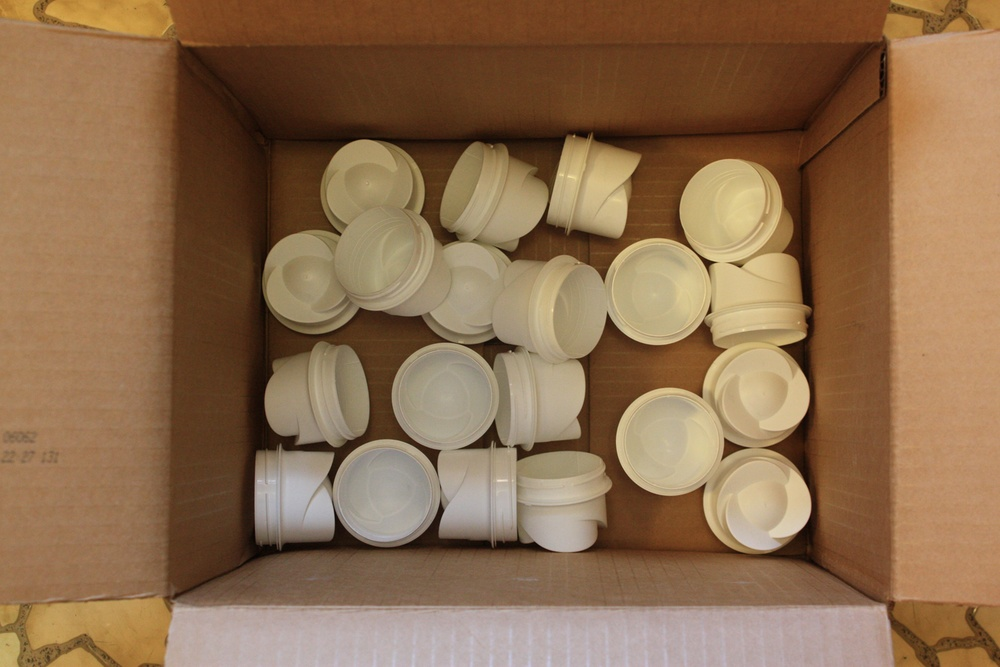
%> input picture Final/im3.jpg, 1000 x 667 px, shrunk from 1440 x 960 before the run
$ octave laplacian.m   (GNU Octave 9; MATLAB toolbox functions it lacks are replaced by stand-ins)
%> lines starting %> are read from the running program, lines starting %| are printed output that depends on the picture
name = 'im3';
I = imread([name '.jpg']);
%> I is the input picture: size 667x1000x3 uint8; mean R, G, B 140.8, 109, 78.6
figure(1);
imshow(I);
I_grey = rgb2gray(I);
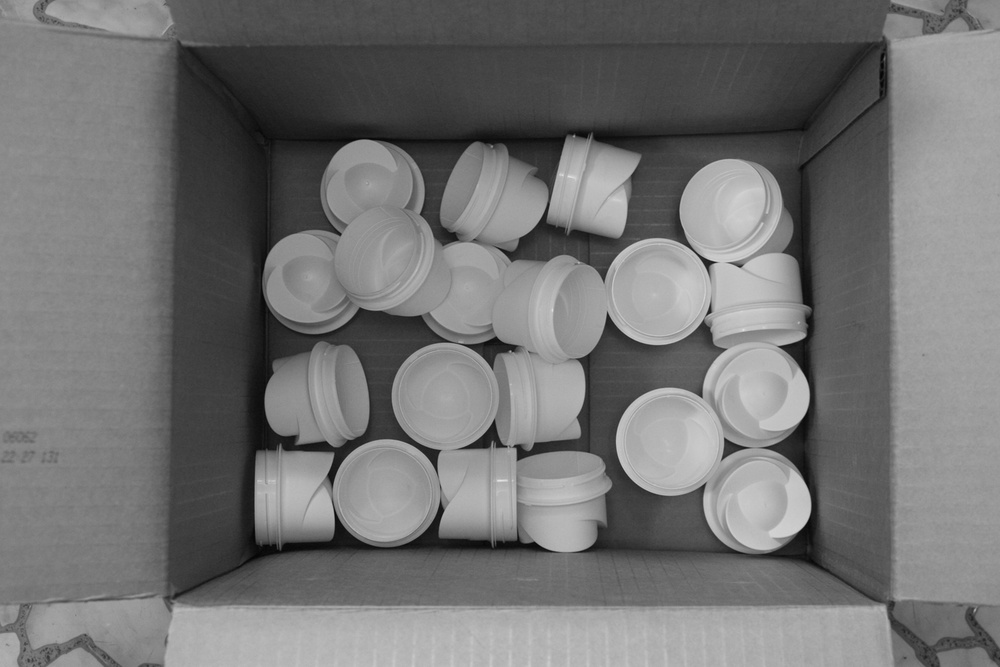
%> I_grey: size 667x1000 uint8; min 4, max 228, mean 115.1
figure(2);
imshow(I_grey);

h = fspecial('laplacian');
I_laplacian = imfilter(I,h);
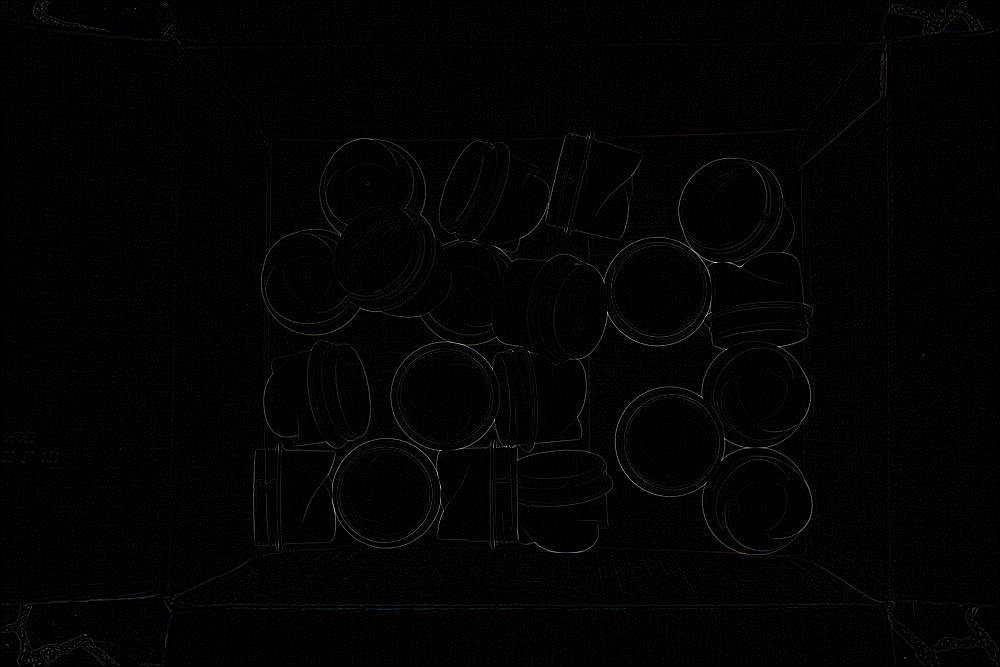
%> I_laplacian: size 667x1000x3 uint8; mean R, G, B 2.7, 2.6, 2.7
figure(3);
imshow(I_laplacian)
%imwrite(edges,[name '_edges.png']);

$ run again, with Final/im1.jpg copied over Final/im3.jpg
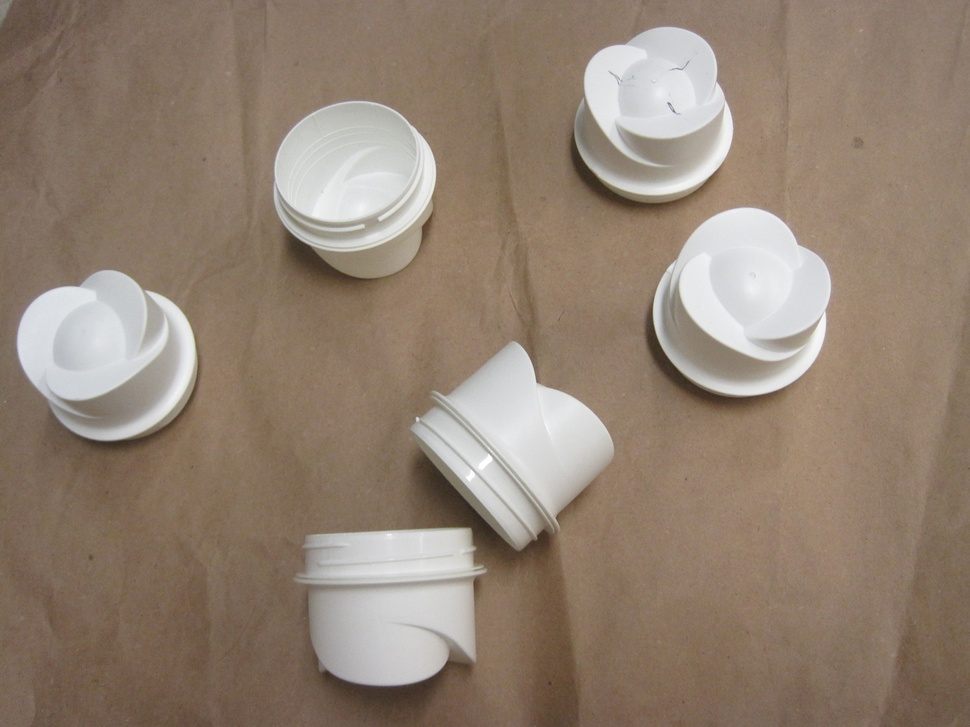
%> input picture Final/im1.jpg, 970 x 727 px, shrunk from 1440 x 1080 before the run
%> I is the input picture: size 727x970x3 uint8; mean R, G, B 146.8, 130, 114.6
%> `I_grey = rgb2gray(I);`:
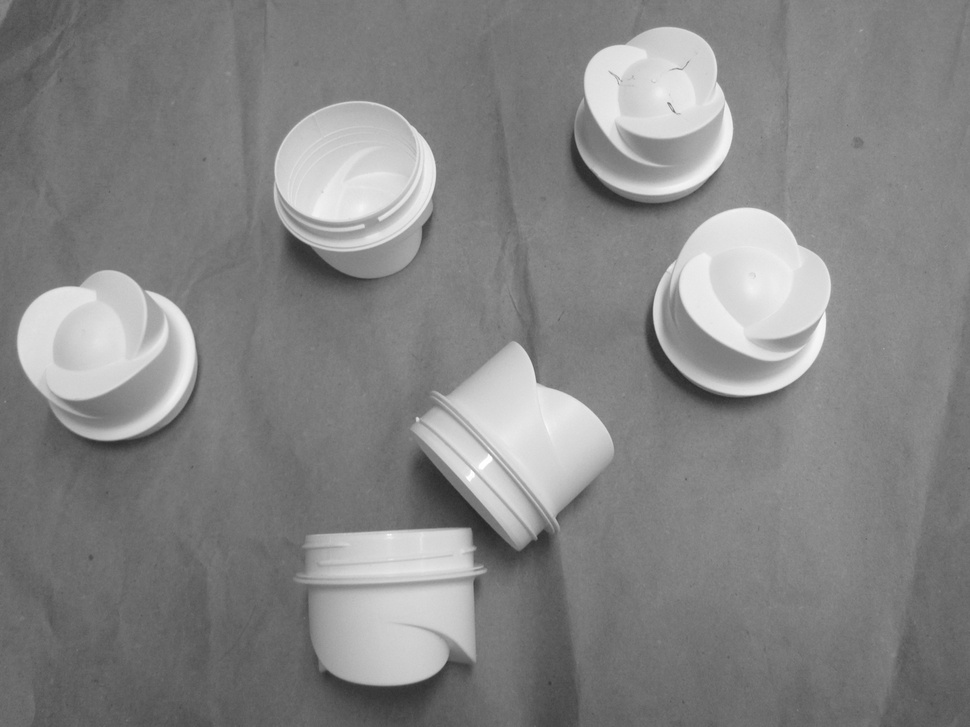
%> I_grey: size 727x970 uint8; min 38, max 255, mean 133.3
%> `I_laplacian = imfilter(I,h);`:
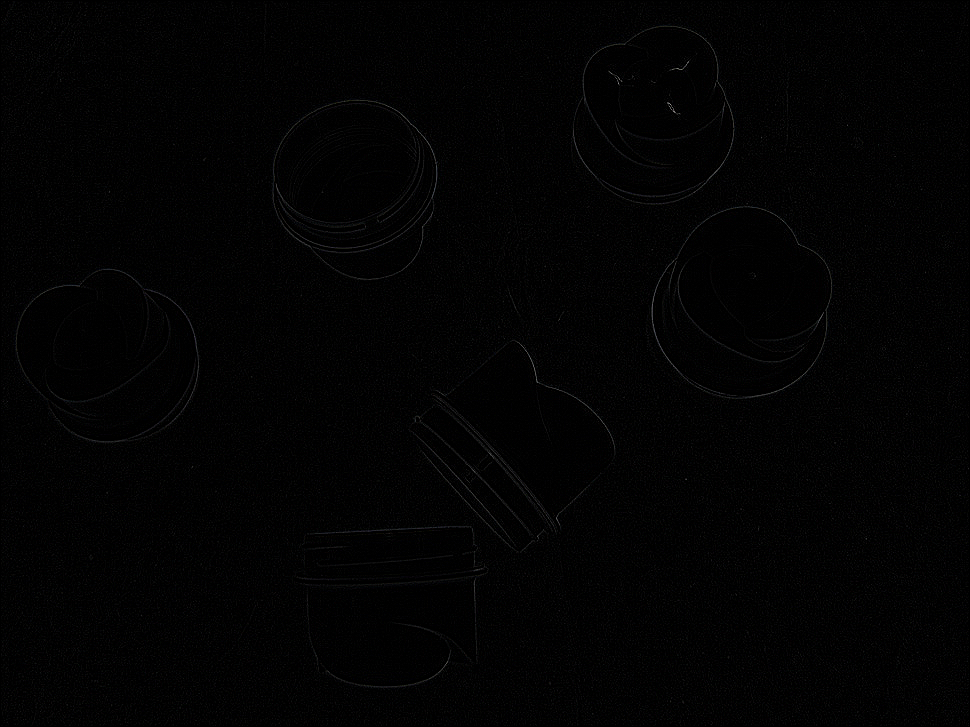
%> I_laplacian: size 727x970x3 uint8; mean R, G, B 2.3, 2.3, 2.4
